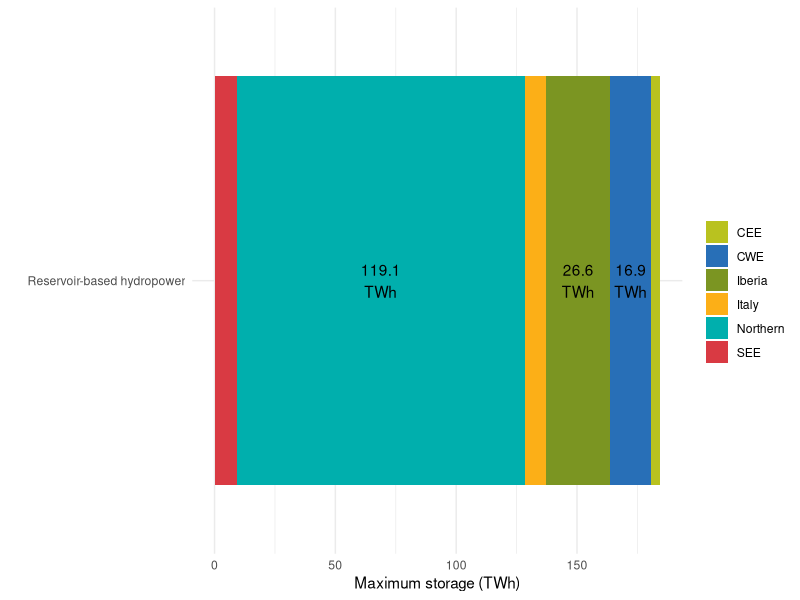

This chart was generated by the following R code:
# This code has been used to generate the figures in the following report:
# De Felice, M., Busch, S., Kanellopoulos, K., Kavvadias, K. and Hidalgo Gonzalez, I.,
# Power system flexibility in a variable climate,
# ISBN 978-92-76-18183-5 (online), doi:10.2760/75312 (online)
# This code is released under Creative Commons Attribution 4.0 International (CC BY 4.0) licence
# (https://creativecommons.org/licenses/by/4.0/).

library(tidyverse)

region_cmap = c(
  'Europe' = 'black',
  'CWE' = "#286FB7",
  'CEE' =  "#B9C21F",
  'British_Isles' =  "#A52576" ,
  'British Isles' =  "#A52576" ,
  'UK & Ireland' =  "#A52576" ,
  'Northern' = "#00AFAD" ,
  'Iberia' = "#7B9522" ,
  'SEE' = "#D93A43" ,
  'Italy' = "#FCAF17"
)

pp <- read_csv("data_figure10.csv")

g <- ggplot(
  pp %>%
    filter(Technology == "HDAM") %>%
    mutate(label = ifelse(storage > 10e6, sprintf("%0.1f\nTWh", storage / 1e6), "")),
  aes(
    x = Technology,
    label = label,
    y = storage / 1e6,
    fill = region
  )
) +
  geom_bar(stat = "identity") +
  scale_x_discrete(labels = "Reservoir-based hydropower") +
  geom_text(
    position = position_stack(vjust = 0.5)
  ) +
  scale_fill_manual(values = region_cmap, name = "") +
  labs(y = "Maximum storage (TWh)", x = "") +
  coord_flip() +
  theme_minimal()
ggsave("figure10.png", width = 7, height = 2)
